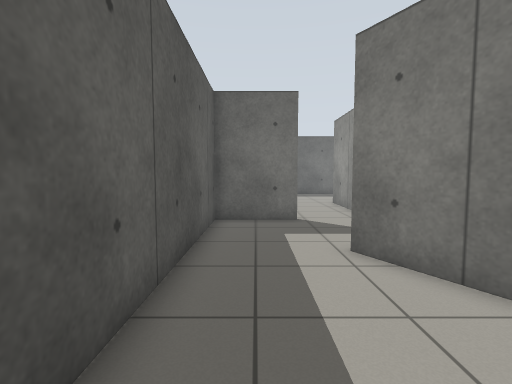
View 1 (above)

19 first-person views from a walk through a world built for the Gazebo simulator. The camera is 0.94 m above the floor, tilts 4° down and sees 85° across. The floor is counted in squares, 0.5 m on a side. Each view is taken from the middle of a square. On the plan, view 1 faces up. The plan holds only what a view shows up to about 16 squares ahead; the rest is blank.

View 2
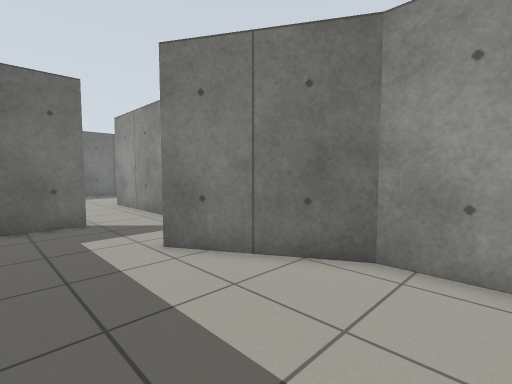

View 3
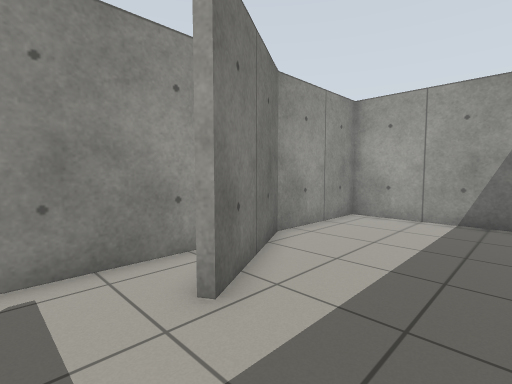

View 4
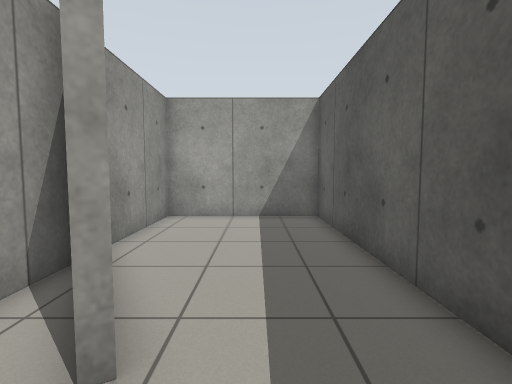

View 5
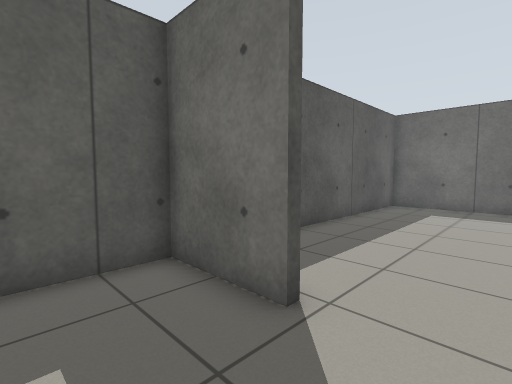

View 6
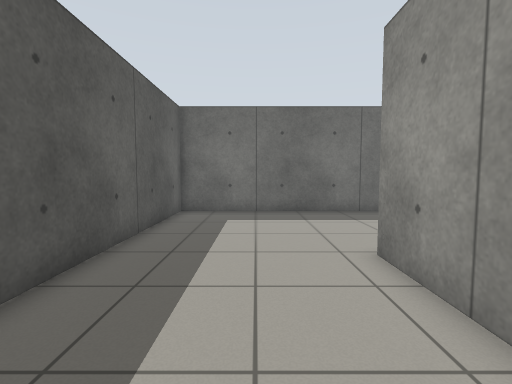

View 7
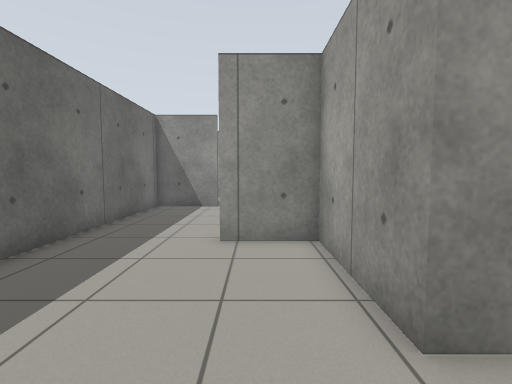

View 8
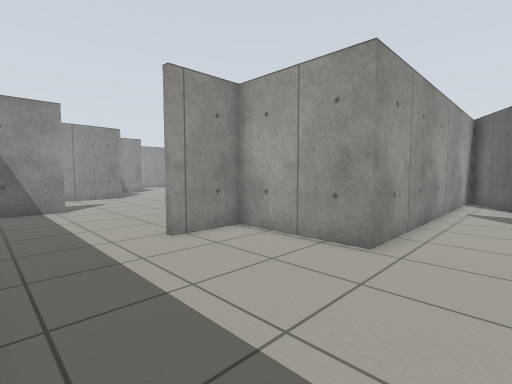

View 9
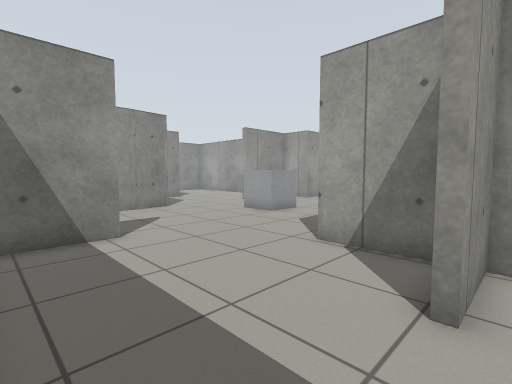

View 10
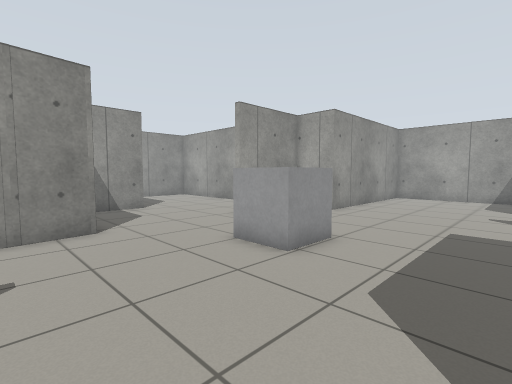

View 11
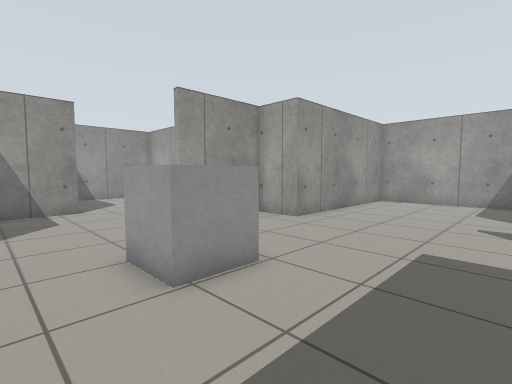

View 12
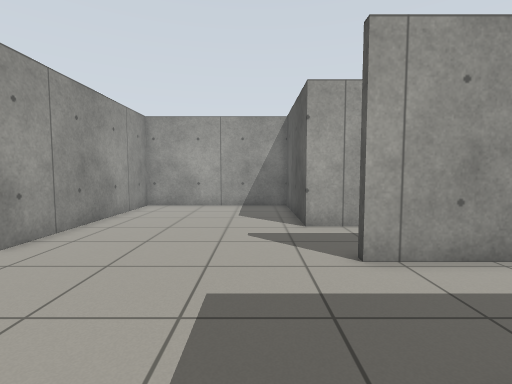

View 13
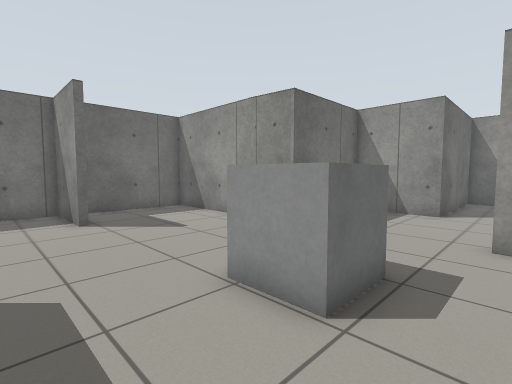

View 14
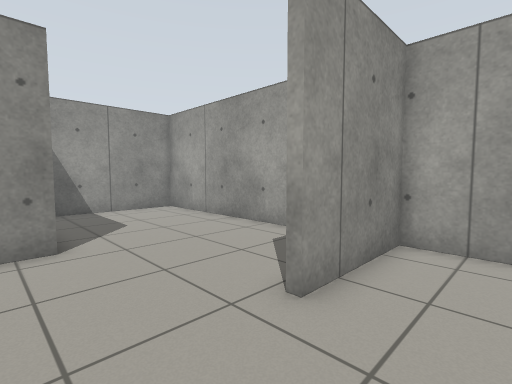

View 15
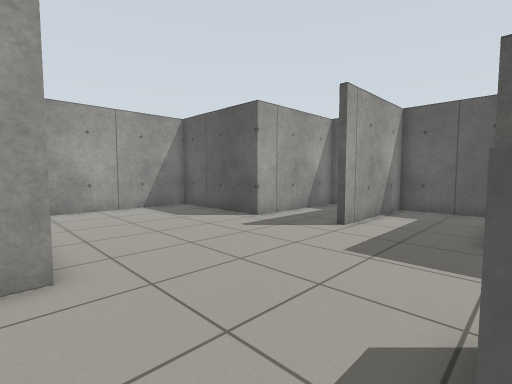

View 16
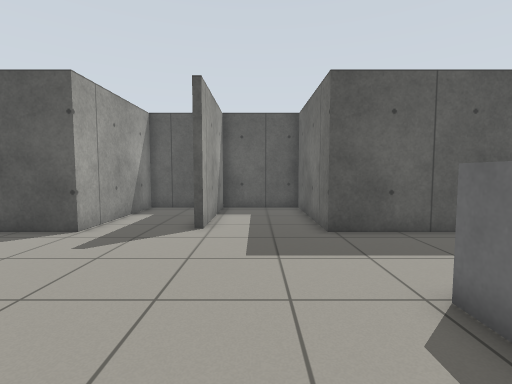

View 17
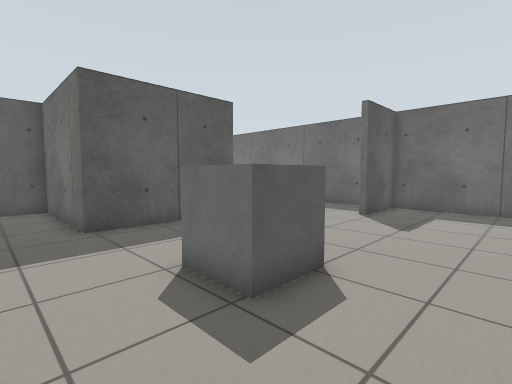

View 18
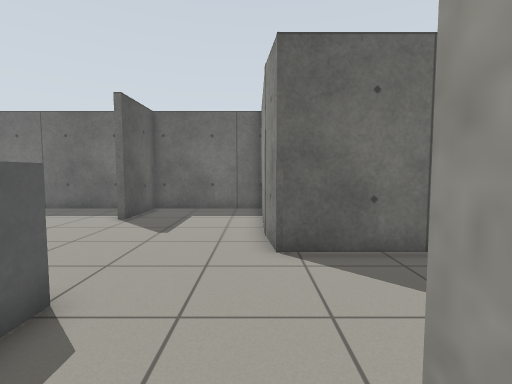

View 19
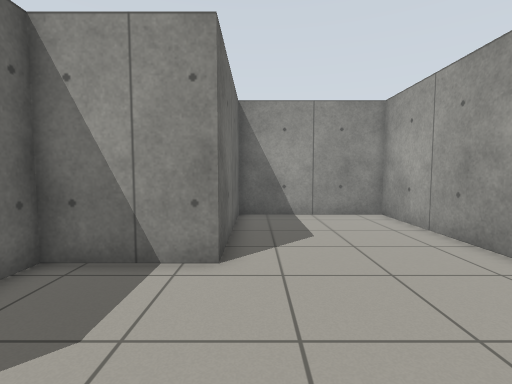

### Floor plan
Points are (right, up) in squares from view 1. A wall is a line through its corners. A room is listed if a view was taken in it or the views show most of it. See-through windows are left out.
Room 1 (views 1, 2, 3, 4, 5, 6)
walls: (2.7, 6.4) (4.4, 3.5); (4.8, 3.4) (4.8, 11.6); (1.6, 11.4) (1.6, 11) (-1.6, 11) (-1.6, -2.9) (4.8, -2.9) (4.8, 2.3) (2.3, 6.6)
ways out: opening at (3, 11) to room 2
Room 2 (views 7, 8, 9)
walls: (4.8, 11.6) (4.8, 17.3) (9.6, 17.3) (9.6, 20); (9.4, 24.5) (-1.6, 24.5) (-1.6, 14.7)
ways out: opening at (3, 11) to room 1; opening at (10, 22) to room 3
Room 3 (views 10, 11, 12, 13, 14, 15, 16, 17, 18, 19)
walls: (23.4, 18.3) (23.4, 24.5) (17.8, 24.5) (17.8, 21.1) (17.4, 21.1) (17.4, 24.5) (9.4, 24.5); (27, 6.4) (35.4, 6.4) (35.4, 12.8) (28.7, 12.8) (28.7, 16.5) (23.5, 16.5) (23.2, 18.7); (10.4, 17.3) (13.3, 17.3) (13.3, 11.3) (7.1, 11.3) (7.1, 7.2) (12.8, 7.2); (7.1, 5.7) (7.1, 3.4) (13.3, 3.4) (13.3, -2.9) (21.2, -2.9) (21.2, 6.4) (23.4, 6.4) (23.4, 10.8)
ways out: opening at (10, 22) to room 2
objects: grey box (18, 12) to (20, 14)

Where each view was taken, in squares from view 1:
view 1: 0 up, 0 right, facing up
view 2: 0 up, 1 left, facing up-right
view 3: 9 up, 1 left, facing down-right
view 4: 9 up, 1 right, facing down
view 5: 8 up, 4 right, facing up-left
view 6: 11 up, 2 right, facing up
view 7: 19 up, 2 right, facing right
view 8: 24 up, 2 right, facing down-right
view 9: 24 up, 9 right, facing down-right
view 10: 19 up, 14 right, facing down-right
view 11: 16 up, 14 right, facing down-right
view 12: 13 up, 15 right, facing down
view 13: 10 up, 15 right, facing up-right
view 14: 14 up, 21 right, facing down-right
view 15: 12 up, 22 right, facing down-left
view 16: 9 up, 22 right, facing left
view 17: 9 up, 23 right, facing up-left
view 18: 10 up, 23 right, facing up
view 19: 12 up, 23 right, facing right
